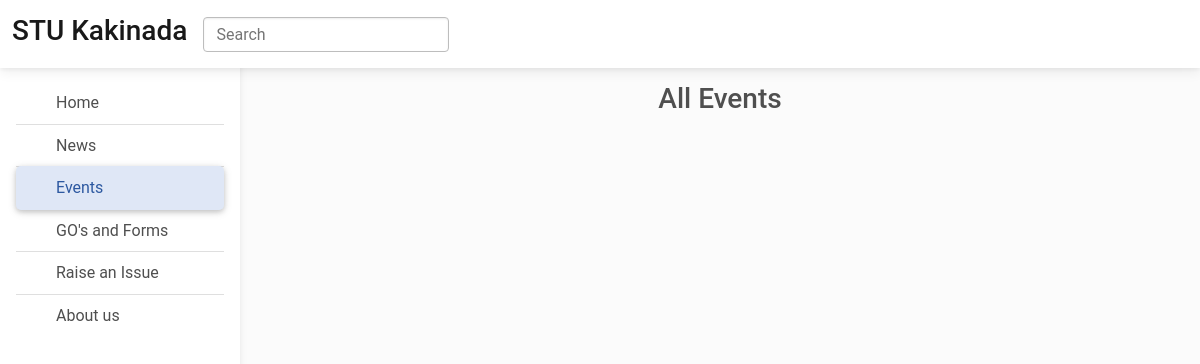
/events, run on an earlier commit of the app's database.
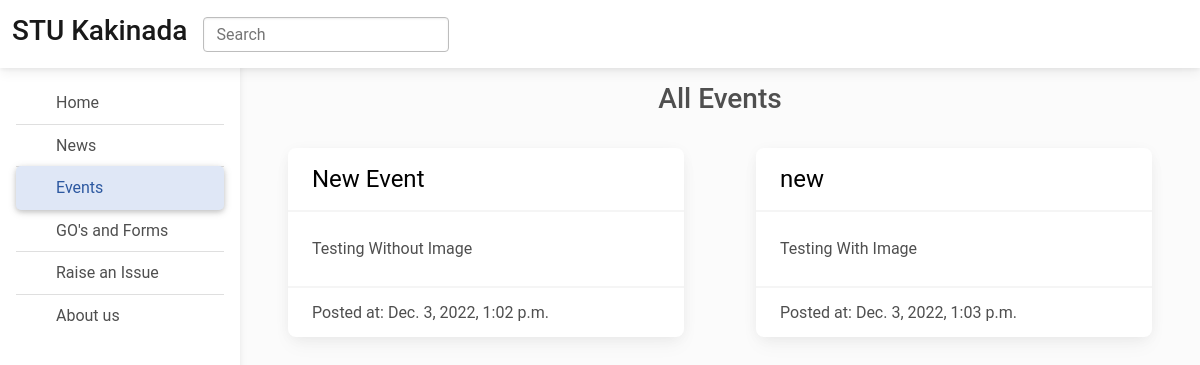
And on a later commit of the database.
### events/models.py (models this page shows)
class event(models.Model):
    title = models.CharField(max_length=100)
    body = models.CharField(max_length=10000000)
    hasImage = models.BooleanField(default=False)
    created_at = models.DateTimeField(default=datetime.now,)

### events/views.py (the view)
# urls.py: path('events', views.events, name='events'),
def events(request):
    events = event.objects.all()
    length = len(events)
    mid_len = length // 2
    first_half = events[:mid_len]
    second_half = events[mid_len:]
    data = {"first": first_half, "second": second_half}
    return render(request, 'events.html', {'data': data})

### templates/events.html (shortened to what this page needs)
{% load static %}
<!DOCTYPE html>
<html lang="en">
<head>
    <link rel="stylesheet" href="{% static 'css/mdb.min.css' %}">
    <link rel="stylesheet" href="{% static 'css/home.css' %}">
</head>
<body>
    <header>
<nav id="sidebarMenu" class="collapse d-lg-block sidebar scollapse bg-white">
<div class="position-sticky">
<div class="list-group list-group-flush mx-3 mt-4">
<a href="home" class="list-group-item list-group-item-action py-2 ripple" aria-current="true">
<span>Home</span>
</a>
<a href="news" class="list-group-item list-group-item-action py-2 ripple  ">
<span>News</span>
</a>
<a href="events" class="list-group-item list-group-item-action py-2 ripple active"><span>Events</span></a>
<a href="go" class="list-group-item list-group-item-action py-2 ripple"><span>GO's and Forms</span></a>
<a href="issues" class="list-group-item list-group-item-action py-2 ripple">
<span>Raise an Issue</span>
</a>
<a href="about" class="list-group-item list-group-item-action py-2 ripple">
  <span>About us</span>
</a>
</div>
</div>
</nav>
<nav id="main-navbar" class="navbar navbar-expand-lg navbar-light bg-white fixed-top">
<div class="container-fluid justify-content-around">
<div class="navbar-brand">
<h3>
STU Kakinada
</h3>
</div>
<form class="d-flex input-group w-auto" action="search">
<input
type="search"
class="form-control rounded"
placeholder="Search"
aria-label="Search"
aria-describedby="search-addon"
name="q"
/>
<span class="input-group-text border-0" id="search-addon">
</span>
</form>
</div>
</nav>
    </header>
      <main style="margin-top: 58px;">
        <div class="container pt-4">
        <div class="row">
        <div class="col">
        {% if user.is_authenticated %}
        <h3 align="right">
        All Events
        </h3>
        {% else %}
        <h3 align="center">
        All Events
        </h3>
        {% endif %}
        </div>
        </div>
        <div class="container-fluid">
        <div class="row">
        <div class="col">
        {% for post in data.first reversed %}
        <div class="card m-4">
        <div class="card-header" style="font-size: x-large;">
        <a href="/events/{{post.id}}" style="text-decoration: none; color: black;">{{post.title}}</a>
        </div>
        <div class="card-body">
        <p class="card-text">{{post.body|truncatewords:20}}</p>
        </div>
        <div class="card-footer">
        Posted at: {{post.created_at}}
        </div>
        </div>
        {% endfor %}
        </div>
        <div class="col">
        {% for post in data.second reversed %}
        <div class="card m-4">
        <div class="card-header" style="font-size: x-large;">
        <a href="/events/{{post.id}}" style="text-decoration: none; color: black;">{{post.title}}</a>
        </div>
        <div class="card-body">
        <p class="card-text">{{post.body|truncatewords:20}}</p>
        </div>
        <div class="card-footer">
        Posted at: {{post.created_at}}
        </div>
        </div>
        {% endfor %}
        </div>
        </div>
        </div>
        </div>
      </main>
</body>
</html>

What changed in the data, as far as the page shows it:
added event: title "New Event", body "Testing Without Image", created_at "Dec. 3, 2022, 1:02 p.m.", shown under "All Events"
added event: title "new", body "Testing With Image", created_at "Dec. 3, 2022, 1:03 p.m."
